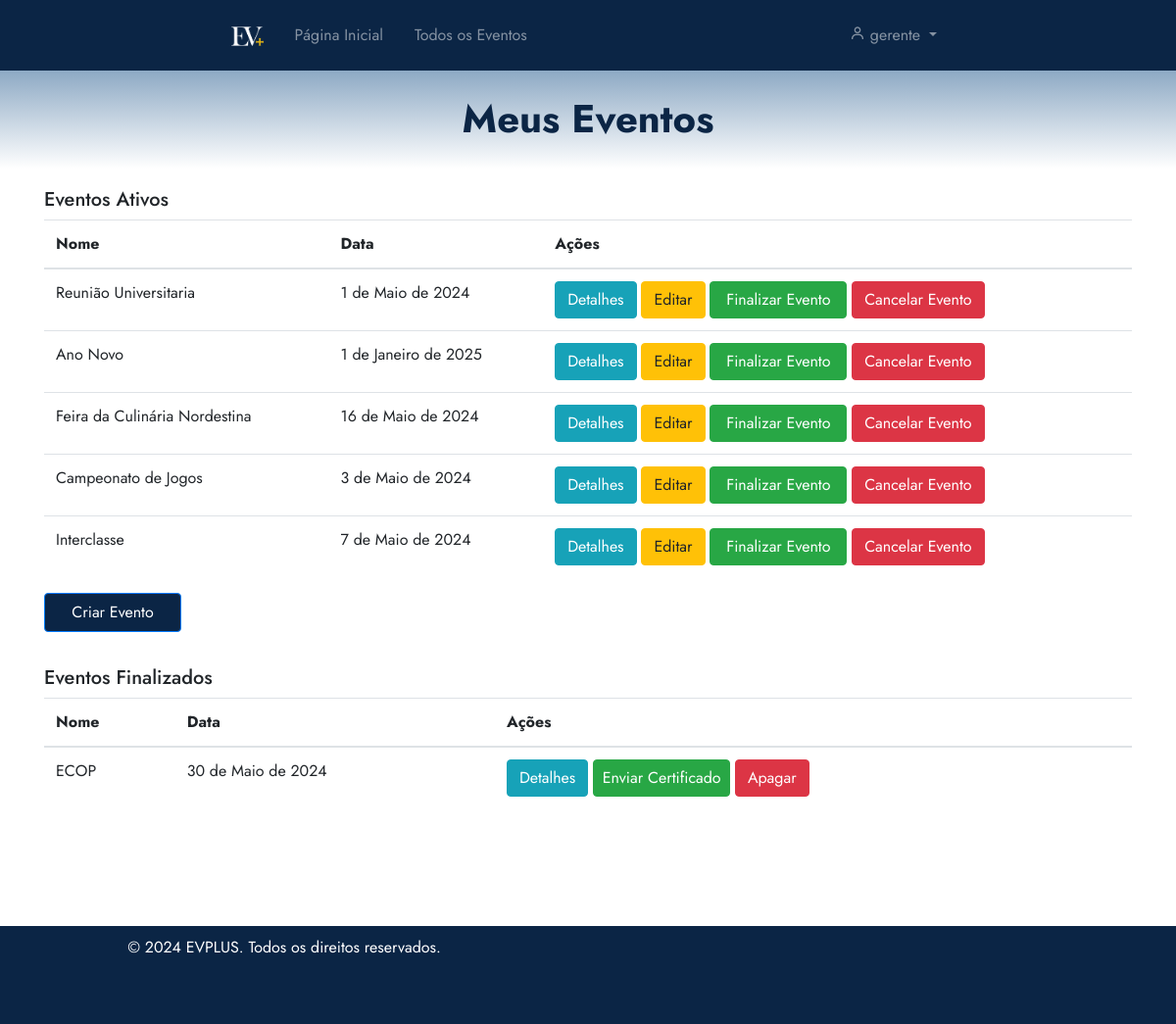
/eventos/meuseventos/ (signed in), run on the app's committed database.
### eventos/models.py (models this page shows, shortened)
class Evento(models.Model):
    user = models.ForeignKey(User, on_delete=models.CASCADE)
    clients = models.ManyToManyField(User, through='Inscricao', related_name='eventos')
    name = models.CharField(max_length=100)
    description = models.TextField()
    local = models.CharField(max_length=100)
    date = models.DateField()
    time = models.TimeField()
    category = models.CharField(max_length=100)
    banner = models.ImageField(null=True, blank=True, upload_to='banners/')
    limite_inscricoes = models.PositiveIntegerField(null=True, blank=True, verbose_name="Limite de Inscrições")
    finalizado = models.BooleanField(default=False)
    certificados = models.ManyToManyField(User, through='Certificado', related_name='eventos_certificados')
    avaliacoes = models.ManyToManyField(User, through='Avaliacao', related_name='eventos_avaliados')

### eventos/views.py (the view)
# urls.py: path('meuseventos/', views.listarEventos, name='meuseventos'),
@login_required
@permission_required('eventos.add_evento', raise_exception=True)
def listarEventos(request):
    eventos_ativos = Evento.objects.filter(user=request.user, finalizado=False)
    eventos_finalizados = Evento.objects.filter(user=request.user, finalizado=True)
    return render(request, 'meusEventos.html', {'eventos': eventos_ativos, 'finalizarEvento': eventos_finalizados})

### eventos/templates/meuseventos.html (shortened to what this page needs)
{% extends 'base.html' %}
{% load static %}
{% block 'head' %}
    <link rel="stylesheet" href="{% static 'eventos/css/meuseventos.css' %}">
{% endblock %}
{% block 'dashboard' %}
    <div class="container">
        <div class="row">
            <div class="col-md-12">
                <h5>Eventos Ativos</h5>
                <table class="table">
                    <thead>
                        <tr>
                            <th>Nome</th>
                            <th>Data</th>
                            <th>Ações</th>
                        </tr>
                    </thead>
                    <tbody>
                        {% for evento in eventos %}
                            <tr>
                                <td>{{ evento.name }}</td>
                                <td>{{ evento.date }}</td>
                                <td>
                                    <a href="{% url 'eventos:detalhes_evento' evento.id %}" class="btn btn-info">Detalhes</a>
                                    {% if perms.eventos.change_evento %}
                                        <a href="{% url 'eventos:editar_evento' evento.id %}" class="btn btn-warning">Editar</a>
                                        <a href="#" onclick="confirmarFinalizar('{{ evento.id }}')" class="btn btn-success">Finalizar Evento</a>
                                        <a href="#" onclick="confirmarCancelar('{{ evento.id }}')" class="btn btn-danger">Cancelar Evento</a>
                                    {% endif %}
                                </td>
                            </tr>
                        {% endfor %}
                    </tbody>
                </table>
            </div>
        </div>
    </div>
    <div class="container">
        <div class="row">
            <div class="col-md-12">
                <a href="{% url 'eventos:eventos' %}" class="btn btn-primary">Criar Evento</a>
            </div>
        </div>
    </div>
    <div class="container">
        <div class="row">
            <div class="col-md-12">
                <h5>Eventos Finalizados</h5>
                <table class="table" style="margin-bottom: 100px;">
                    <thead>
                        <tr>
                            <th>Nome</th>
                            <th>Data</th>
                            <th>Ações</th>
                        </tr>
                    </thead>
                    <tbody>
                        {% for evento in finalizarEvento %}
                            <tr>
                                <td>{{ evento.name }}</td>
                                <td>{{ evento.date }}</td>
                                <td>
                                    <a href="{% url 'eventos:detalhes_evento' evento.id %}" class="btn btn-info">Detalhes</a>
                                    {% if request.user == evento.user %}
                                    <a href="{% url 'eventos:enviar_certificado' evento.id %}" class="btn btn-success">Enviar Certificado</a>
                                    {% endif %}
                                    <a href="#" onclick="confirmarApagar('{{ evento.id }}')" class="btn btn-danger">Apagar</a>
                                </td>
                            </tr>
                        {% endfor %}
                    </tbody>
                </table>
            </div>
        </div>
    </div>
{% endblock %}

### templates/base.html (shortened to what this page needs)
{% load static %}
<!doctype html>
<html lang="pt-BR">
<head>
  <link rel="stylesheet" href="https://cdn.jsdelivr.net/npm/bootstrap@4.6.1/dist/css/bootstrap.min.css">
  <link rel="stylesheet" href="{% static 'general/css/base.css' %}">
  <link rel="stylesheet" href="{% static 'general/css/general.css' %}">
  <link href='https://unpkg.com/boxicons@2.0.7/css/boxicons.min.css' rel='stylesheet'>
  {% block 'head' %}{% endblock %}
</head>
<body>
  <nav class="navbar navbar-expand-lg navbar-dark p-3">
    <div class="container-fluid">
      <a class="navbar-brand" href="{% url 'home' %}" style="margin-left: 205px;">
        <img src="{% static 'images/LOGO.png' %}" alt="Logo" class="logo">
      </a>
      <div class="collapse navbar-collapse" id="navbarSupportedContent">
        <ul class="navbar-nav mr-auto">
          <li class="nav-item">
            <a class="nav-link mx-2" href="{% url 'home' %}">Página Inicial</a>
          </li>
          <li class="nav-item">
            <a class="nav-link mx-2" href="{% url 'eventos:todos_eventos' %}">Todos os Eventos</a>
          </li>
        </ul>
        <ul class="navbar-nav ml-auto" style="margin-right: 205px;">
          <li class="nav-item dropdown">
            <a class="nav-link dropdown-toggle" href="#" id="navbarDropdown" role="button" data-toggle="dropdown" aria-haspopup="true" aria-expanded="false">
              <i class='bx bx-user'></i>
              {% if user.is_authenticated %}
                {{ user.username }}
              {% else %}
                <span class="logged-out-indicator">Entre na sua conta!</span>
              {% endif %}
            </a>
          </li>
        </ul>
      </div>
    </div>
  </nav>
  <section class="home-section">
    <div class="page-topo" id="page-topo">
      <h1 class="main-title" id="page-topo-title"></h1>
    </div>
    {% block 'dashboard' %}
    {% endblock %}
  </section>
  <footer class="footer">
    <div class="container">
        <div class="row">
            <div class="col-md-6">
                <p style="margin-right: 50px;">&copy; 2024 EVPLUS. Todos os direitos reservados.</p>
            </div>
        </div>
    </div>
  </footer>
</body>
</html>

### templates/static/general/css/base.css (style rules this page uses)
* { margin: 0; padding: 0; box-sizing: border-box; font-family: "Jost" , sans-serif; }
.main-title { position: relative; color: var(--dark-color); font-size: 40px; top: 25px; font-weight: bold; text-align: center; z-index: 3; }
.page-topo { position: relative; margin-left: 0px; width: 100%; height: 100px; background-image: linear-gradient(to bottom, var(--main-color), white); z-index: 2; }
.logo { max-height: 20px; transition: max-height 0.5s ease; }
.footer { position: relative; bottom: 0; width: 100%; height: 100px; background-color: var(--dark-color); color: white; text-align: center; padding-top: 10px; margin-top: 20px; }
.navbar { --dark-color: #0b2545; background-color: var(--dark-color); }

### templates/static/general/css/general.css (style rules this page uses)
:root { --main-color: #8da9c4; --dark-color: #0b2545; --light-color: #eef4ed; --contrast-color: #467afd; --differential-color: #134074; }

### templates/static/eventos/css/meuseventos.css (style rules this page uses)
.btn-primary { height: 40px; width: 140px; background-color: var(--dark-color); padding: 7px; margin-bottom: 15px; }
.btn-success { padding: 6px; height: 38px; width: 140px; }
.h5, h5 { margin-top: 20px; }

### data on the page
Evento: name "Reunião Universitaria", date "1 de Maio de 2024"
Evento: name "Ano Novo", date "1 de Janeiro de 2025"
Evento: name "Feira da Culinária Nordestina", date "16 de Maio de 2024"
Evento: name "Campeonato de Jogos", date "3 de Maio de 2024"
Evento: name "Interclasse", date "7 de Maio de 2024"
Evento: name "ECOP", date "30 de Maio de 2024", shows "Enviar Certificado"

### other printed values
{{ user.username }} "gerente"
